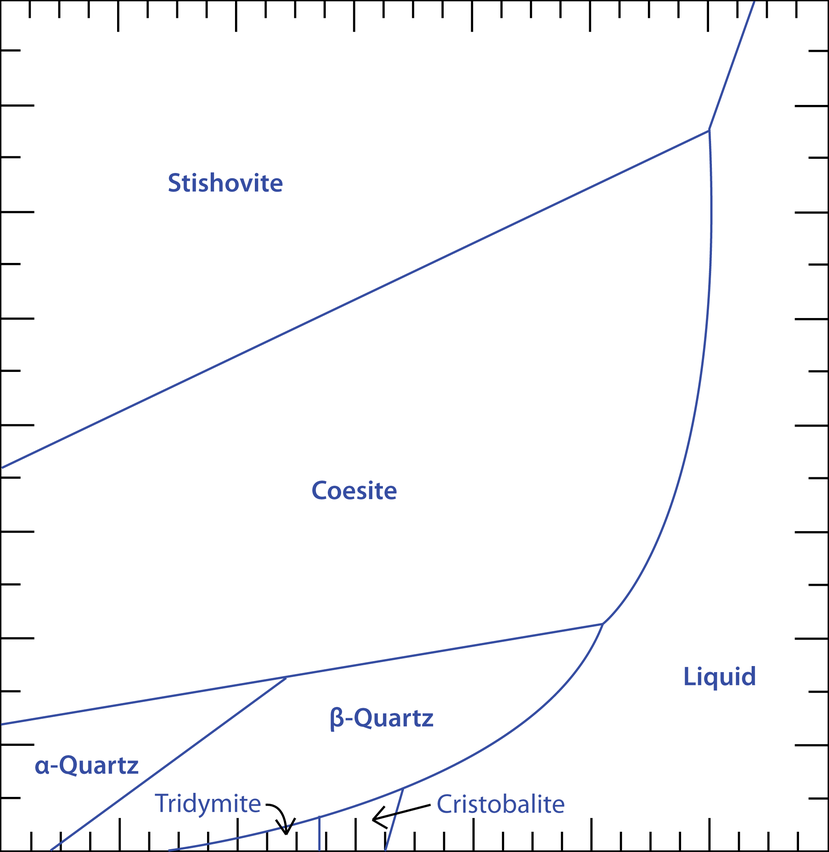
#> input picture contrib/ig_pet_course/figures/sio2_phase_diagram_cropped.png, 829 x 852 px, shrunk from 2046 x 2103 before the run
$ python plot_qtz_transition.py
#> lines starting #> are read from the running program, lines starting #| are printed output that depends on the picture
import numpy as np
import matplotlib.image as mpimg
import matplotlib.pyplot as plt

fig1 = mpimg.imread('figures/sio2_phase_diagram_cropped.png')
#> fig1 is the input picture: shape (852, 829, 4) float32; mean R, G, B, A 0.974, 0.975, 0.981, 1

Sa = 41.34
Ha = -910648.
Va = 22.69e-6
Sb = 42.77
Hb = -909435.
Vb = 23.06e-6

DS = Sb - Sa
DH = Hb - Ha
DV = Vb - Va


def T(P):
    return (DH + P*DV)/DS

fig = plt.figure(figsize=(4, 4))
ax = [fig.add_subplot(1, 1, 1)]

ax[0].imshow(fig1, extent=[400., 3200., 0., 16.], aspect='auto')

pressures = np.linspace(0., 4.e9, 11)
temperatures = T(pressures)

ax[0].plot(temperatures-273.15, pressures/1.e9, color='red',
           label='linearised based on STP properties')
ax[0].set_xlabel('Temperature ($^{\circ}C$)')
ax[0].set_ylabel('Pressure (GPa)')
ax[0].legend()
fig.savefig('figures/SiO_phase_diagram.pdf')
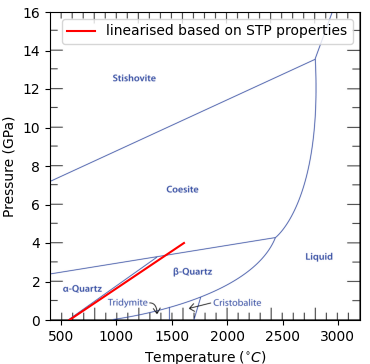
#> figure drawn by matplotlib, 1 panel
plt.show()

fig = plt.figure(figsize=(4, 4))
ax = [fig.add_subplot(1, 1, 1)]

pressures = np.linspace(0., 4.e9, 11)
temperatures = T(pressures)

ax[0].plot(temperatures, pressures/1.e9, color='red')
ax[0].set_xlabel('Temperature (K)')
ax[0].set_ylabel('Pressure (GPa)')
ax[0].text(1000., 2., '$\\alpha$-qtz')
ax[0].text(1500., 1., '$\\beta$-qtz')
fig.savefig('figures/alpha_beta_qtz_transition.pdf')
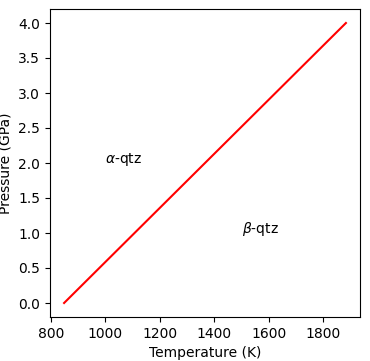
#> figure drawn by matplotlib, 1 panel; curve peaks at x = 1883.2, y = 4
plt.show()
